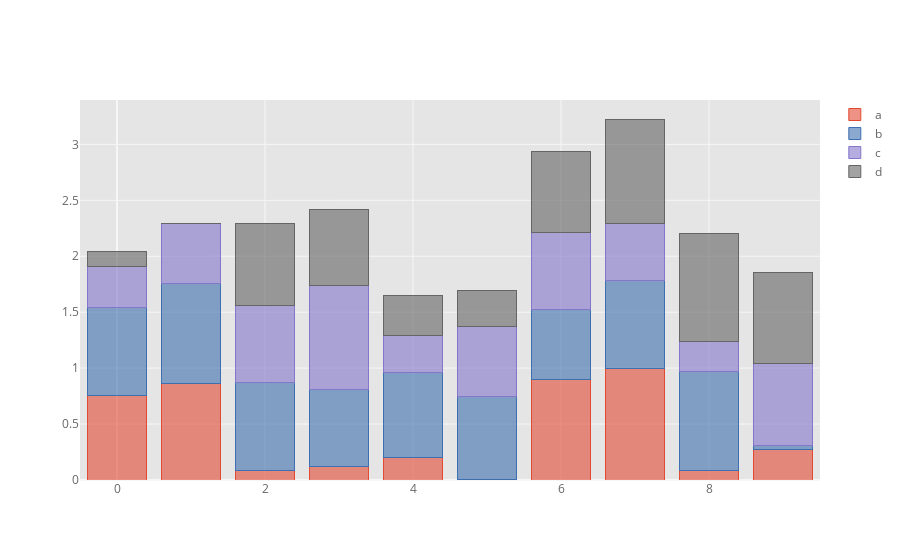

Notebook cell for this chart:
### Markdown cell above
To produce a stacked bar plot, use `barmode=stack`

### Code cell
df.iplot(kind='bar',barmode='stack')

### Figure 1 — Plotly figure (JSON) as saved in the notebook; plotly's stock layout.template omitted (floating-point values rounded to 4 significant figures)
{"data": [{"marker": {"color": "rgba(226, 74, 51, 0.6)", "line": {"color": "rgba(226, 74, 51, 1.0)", "width": 1}}, "name": "a", "orientation": "v", "text": "", "type": "bar", "x": [0, 1, 2, 3, 4, 5, 6, 7, 8, 9], "y": [0.7547, 0.8639, 0.08126, 0.1239, 0.2011, 0.005579, 0.8952, 0.9982, 0.08424, 0.2749]}, {"marker": {"color": "rgba(62, 111, 176, 0.6)", "line": {"color": "rgba(62, 111, 176, 1.0)", "width": 1}}, "name": "b", "orientation": "v", "text": "", "type": "bar", "x": [0, 1, 2, 3, 4, 5, 6, 7, 8, 9], "y": [0.7855, 0.897, 0.7904, 0.6824, 0.7609, 0.7403, 0.6306, 0.7845, 0.8857, 0.03273]}, {"marker": {"color": "rgba(132, 118, 202, 0.6)", "line": {"color": "rgba(132, 118, 202, 1.0)", "width": 1}}, "name": "c", "orientation": "v", "text": "", "type": "bar", "x": [0, 1, 2, 3, 4, 5, 6, 7, 8, 9], "y": [0.3685, 0.5292, 0.6877, 0.9315, 0.3306, 0.6263, 0.6907, 0.512, 0.2723, 0.7323]}, {"marker": {"color": "rgba(101, 101, 101, 0.6)", "line": {"color": "rgba(101, 101, 101, 1.0)", "width": 1}}, "name": "d", "orientation": "v", "text": "", "type": "bar", "x": [0, 1, 2, 3, 4, 5, 6, 7, 8, 9], "y": [0.1365, 0.001288, 0.7319, 0.6823, 0.3599, 0.3215, 0.721, 0.9324, 0.9572, 0.8115]}], "layout": {"barmode": "stack", "legend": {"bgcolor": "#FFFFFF", "font": {"color": "#666666"}, "traceorder": "normal"}, "paper_bgcolor": "#FFFFFF", "plot_bgcolor": "#E5E5E5", "title": {"font": {"color": "#151516"}}, "xaxis": {"gridcolor": "#F6F6F6", "showgrid": true, "tickfont": {"color": "#666666"}, "title": {"font": {"color": "#666666"}, "text": ""}, "zerolinecolor": "#F6F6F6"}, "yaxis": {"gridcolor": "#F6F6F6", "showgrid": true, "tickfont": {"color": "#666666"}, "title": {"font": {"color": "#666666"}, "text": ""}, "zerolinecolor": "#F6F6F6"}}}
